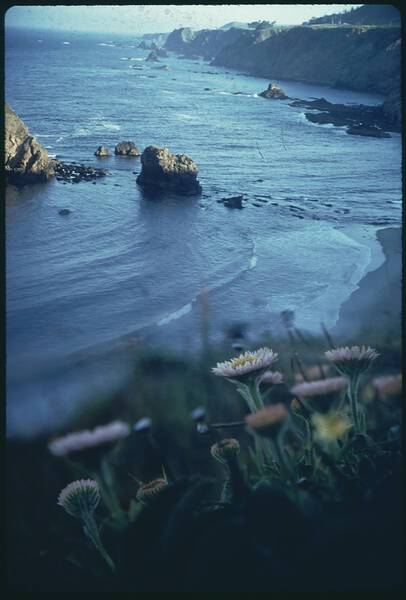
#> input picture tutorials/data/documerica/542968.jpg, 406 x 600 px
$ python -i frame_ops.py   (imports and definitions only)   (older library calls are emulated)
#> lines starting #> are read from the running program, lines starting #| are printed output that depends on the picture
#> further down, picture is the input picture: shape (600, 406, 3); mean B, G, R 114.3, 94.6, 66.1
"""Per-frame reductions and descriptors, shared by everything that decodes."""

from typing import TYPE_CHECKING

import cv2
import numpy as np
import polars as pl
from numpy.typing import NDArray

if TYPE_CHECKING:
    from cv2.typing import MatLike

# A crop as top, bottom, left and right: the rows and columns kept.
Box = tuple[int, int, int, int]
# What frame_metrics measures of one frame: the luma mean, spread and 5th,
# 50th and 95th percentiles, the edge strength, the saturation, the Lab a
# and b means, and the luma histogram.
Metrics = tuple[float, float, float, float, float, float, float, float, float, NDArray[np.float32]]

MID_W, MID_H = 192, 108
MOTION_W, MOTION_H = 64, 36
THUMB_W, THUMB_H = 48, 27

HIST_BINS = 16

MIN_DRESP = 0.5

FULL_BOX = (0, MID_H, 0, MID_W)


def motion_thumb(mid: "MatLike") -> "MatLike":
    small = cv2.resize(mid, (MOTION_W, MOTION_H), interpolation=cv2.INTER_AREA)
    return cv2.cvtColor(small.astype(np.float32), cv2.COLOR_BGR2GRAY)


def chroma_stats(img: "MatLike") -> tuple[float, float]:
    small = cv2.resize(img, (MID_W, MID_H), interpolation=cv2.INTER_AREA)
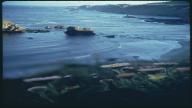
#> small: shape (108, 192, 3); mean B, G, R 114.3, 94.6, 66.1
    lab = cv2.cvtColor(small, cv2.COLOR_BGR2LAB)
#> lab: shape (108, 192, 3); mean of channels 0, 1, 2 96.1, 123.5, 113.7
    ab = lab[:, :, 1:].astype(np.float32) - 128.0
    chroma = float(np.hypot(ab[:, :, 0], ab[:, :, 1]).mean())
#> chroma = 15.94
    sat = float(cv2.cvtColor(small, cv2.COLOR_BGR2HSV)[:, :, 1].mean()) / 255.0
#> sat = 0.46
    return chroma, sat


# [10 lines left out: function mid_crop_box, not called in this run]


MIN_CROP_FRAC = 0.005


# [53 lines left out: functions source_crop_box, box_scale, frame_metrics, not called in this run]

>>> import cv2
>>> picture = cv2.imread('../tutorials/data/documerica/542968.jpg')
>>> result = chroma_stats(picture)
#> result = (15.94, 0.46)

$ run again, on tutorials/data/documerica/543043.jpg
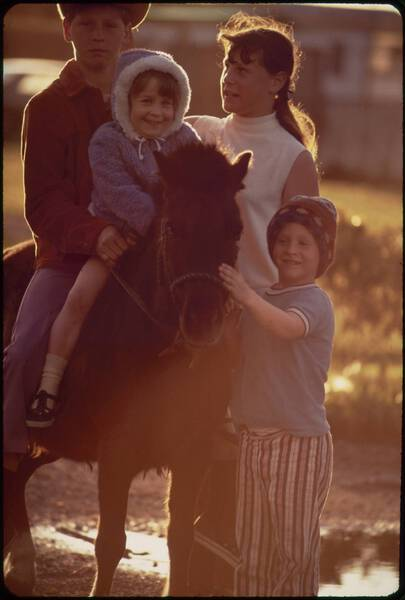
#> input picture tutorials/data/documerica/543043.jpg, 405 x 600 px
#> picture is the input picture: shape (600, 405, 3); mean B, G, R 52.6, 64.6, 107.3
#> in chroma_stats, `small = cv2.resize(img, (MID_W, MID_H), interpolation=cv2.INTER_AREA)`:
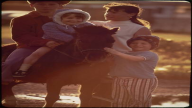
#> small: shape (108, 192, 3); mean B, G, R 52.6, 64.6, 107.3
#> lab: shape (108, 192, 3); mean of channels 0, 1, 2 81.2, 145.4, 143.3
#> chroma = 24.25
#> sat = 0.55
#> result = (24.25, 0.55)

$ run again, on tutorials/data/documerica/543390.jpg
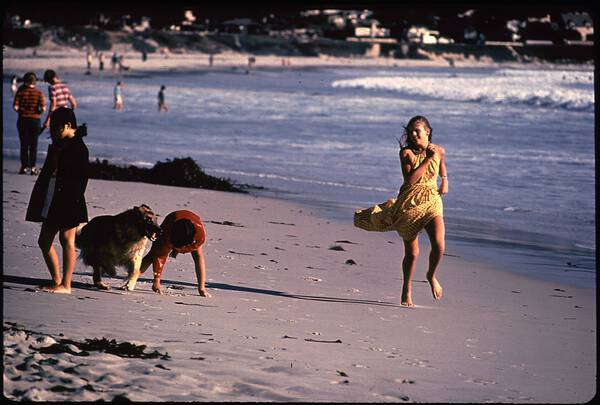
#> input picture tutorials/data/documerica/543390.jpg, 600 x 405 px
#> picture is the input picture: shape (405, 600, 3); mean B, G, R 109.8, 100.6, 111.9
#> in chroma_stats, `small = cv2.resize(img, (MID_W, MID_H), interpolation=cv2.INTER_AREA)`:
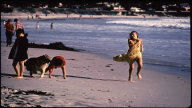
#> small: shape (108, 192, 3); mean B, G, R 109.8, 100.6, 111.9
#> lab: shape (108, 192, 3); mean of channels 0, 1, 2 110.1, 134.5, 124.6
#> chroma = 10.66
#> sat = 0.212
#> result = (10.66, 0.212)

$ run again, on tutorials/data/documerica/543410.jpg
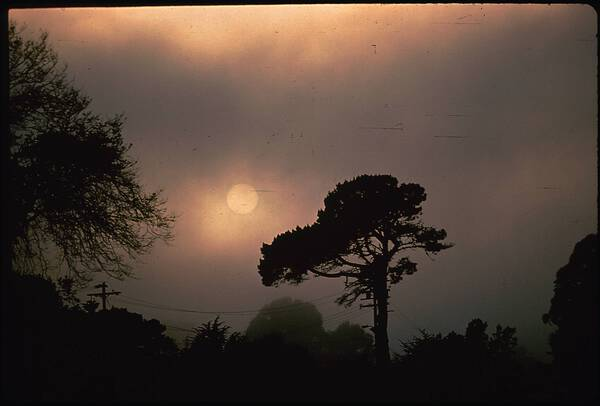
#> input picture tutorials/data/documerica/543410.jpg, 600 x 406 px
#> picture is the input picture: shape (406, 600, 3); mean B, G, R 53.9, 63.4, 78.9
#> in chroma_stats, `small = cv2.resize(img, (MID_W, MID_H), interpolation=cv2.INTER_AREA)`:
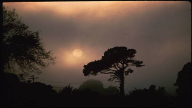
#> small: shape (108, 192, 3); mean B, G, R 53.9, 63.4, 78.9
#> lab: shape (108, 192, 3); mean of channels 0, 1, 2 69.8, 132.8, 135.6
#> chroma = 9.71
#> sat = 0.277
#> result = (9.71, 0.277)
